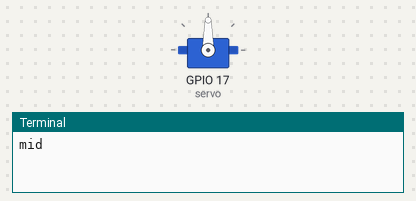
A program run on a simulated Raspberry Pi (BCM pin numbers). Shown: servo, the last lines printed to the terminal. Servo angles are drawn from the pulse width (0.5 ms = 0°, 2.5 ms = 180°).

Above: at 0.05 s.
At 1.0 s:
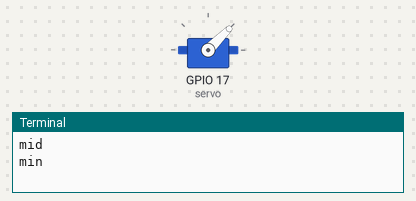
At 2.0 s:
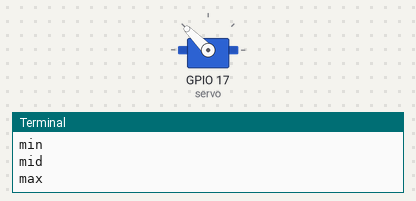
Timing chart, 0 to 4.6 s (numbered marks = the images above):
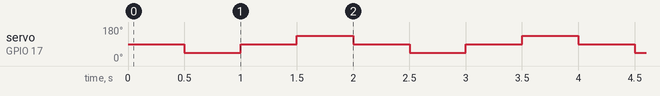

The program:

gpiozero_servo_tests.py
```python
from gpiozero import Servo
from time import sleep

servo = Servo(17)

while True:
    servo.mid()
    print('mid')
    sleep(0.5)
    servo.min()
    print('min')
    sleep(0.5)
    servo.mid()
    print('mid')
    sleep(0.5)
    servo.max()
    print('max')
    sleep(0.5)
```

Measured:
- by itself, servo on GPIO 17 (servo): repeats every 2.0 s: 90° 0.50 s, 135° 0.50 s, 90° 0.50 s, 45° 0.50 s
